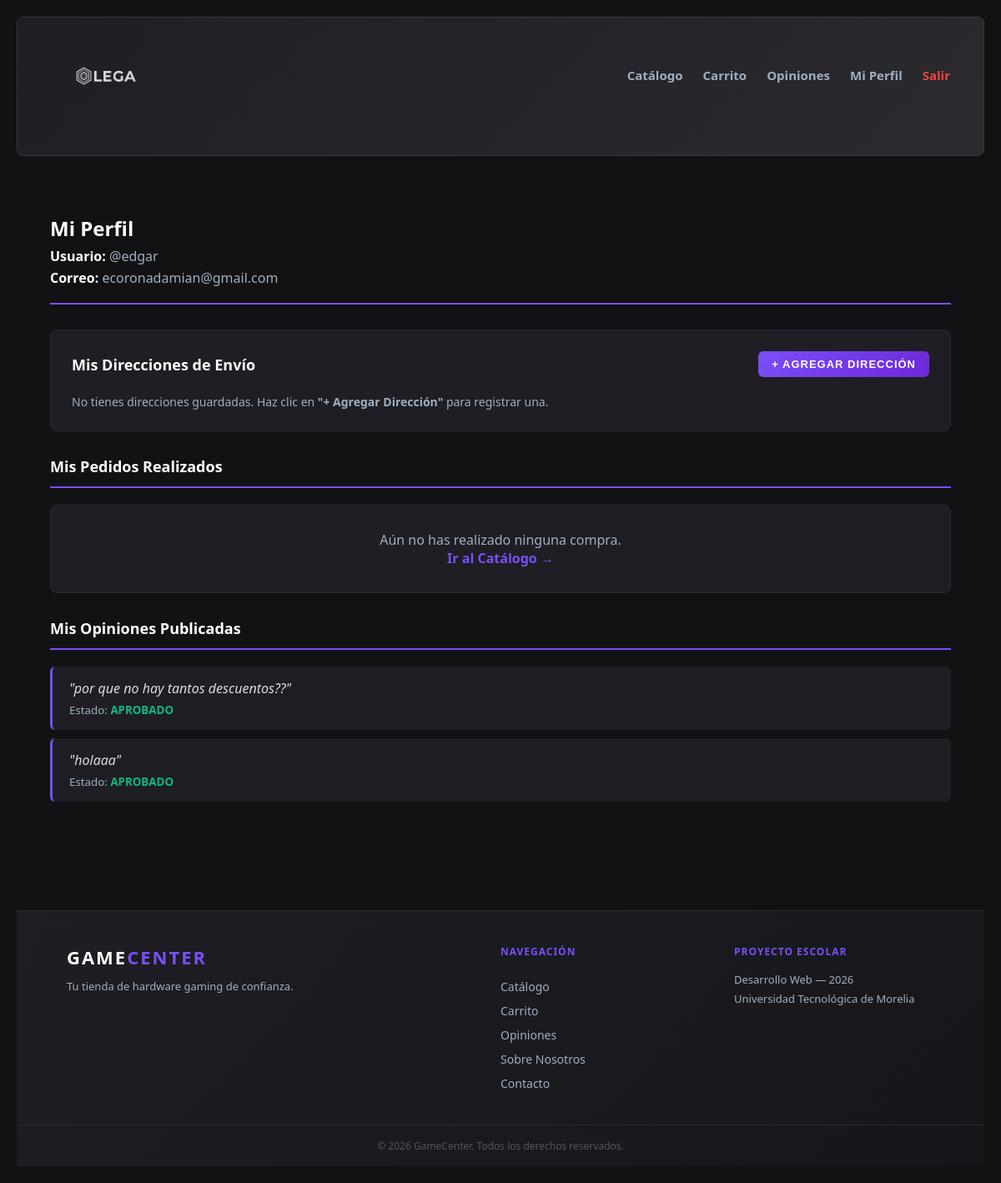
/perfil/ (signed in), run on an earlier commit of the app's database.
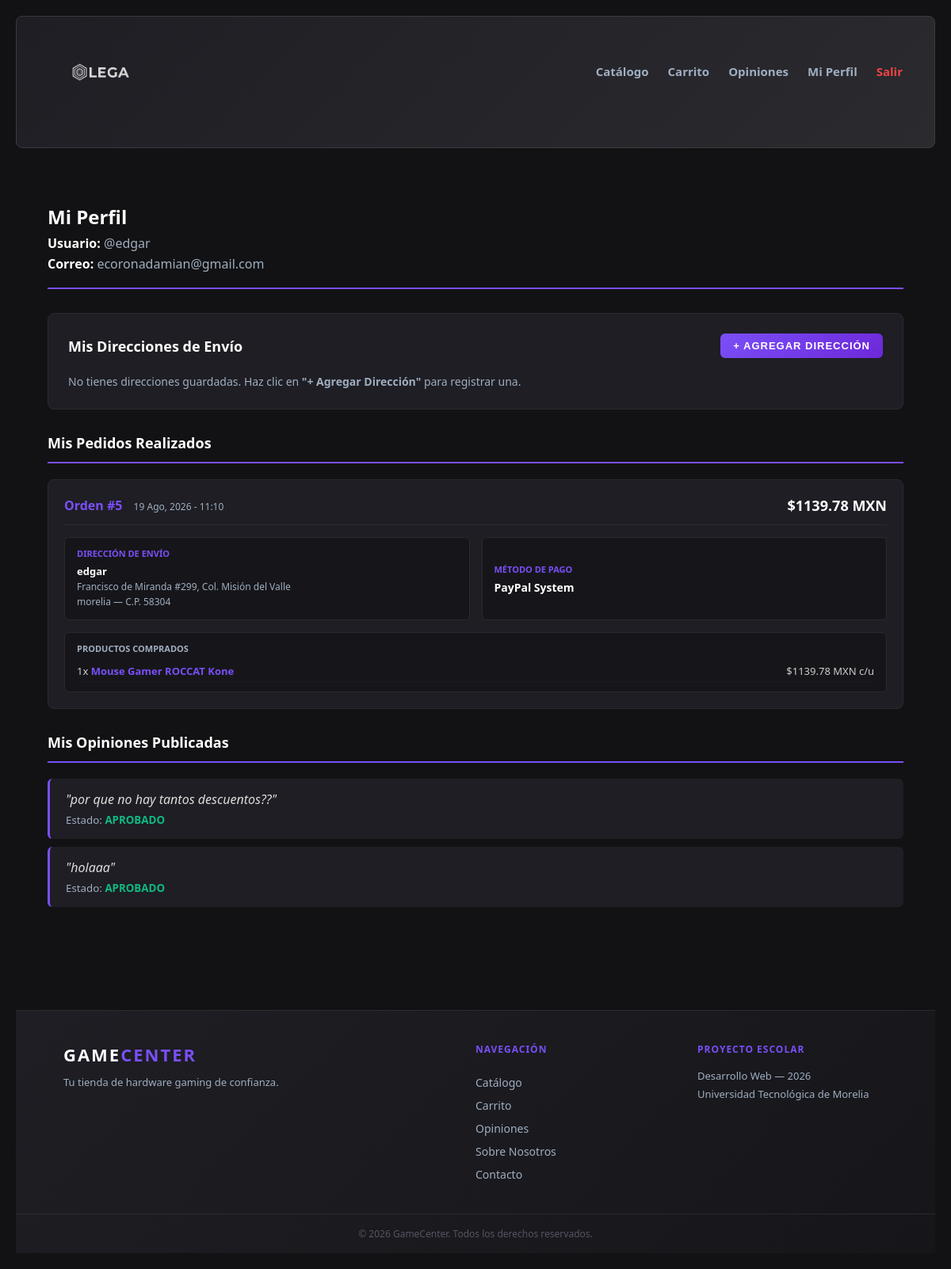
And on a later commit of the database.
### game/models.py (models this page shows, shortened)
class Usuario(models.Model):
    username = models.CharField(max_length=150, unique=True, verbose_name="Nombre de Usuario")
    email = models.EmailField(unique=True, verbose_name="Correo")
    password = models.CharField(max_length=255, verbose_name="Contraseña")
    is_admin = models.BooleanField(default=False, verbose_name="Es Administrador")
    created = models.DateTimeField(auto_now_add=True)

class Opinión(models.Model):
    STATUS_CHOICES = [
        ('PENDIENTE', 'Pendiente'),
        ('APROBADO', 'Aprobado'),
        ('RECHAZADO', 'Rechazado'),
    ]
    user = models.CharField(max_length=150, verbose_name="Usuario")
    message = models.TextField(verbose_name="Mensaje")
    status = models.CharField(max_length=20, choices=STATUS_CHOICES, default='PENDIENTE')  # ← cambiado
    response = models.TextField(blank=True, null=True, verbose_name="Respuesta")
    is_hidden = models.BooleanField(default=False)
    created = models.DateTimeField(auto_now_add=True)
    updated = models.DateTimeField(auto_now=True)
    class Meta:
        ordering = ['-created']
        verbose_name = 'Opinión'
        verbose_name_plural = 'Opiniones'

class Orden(models.Model):
    METODOS_PAGO = [
        ('TARJETA', 'Tarjeta de Crédito / Débito'),
        ('PAYPAL', 'PayPal System'),
    ]
    usuario = models.ForeignKey(Usuario, on_delete=models.SET_NULL, null=True, blank=True, related_name='ordenes', verbose_name="Usuario")
    nombre_completo = models.CharField(max_length=255, verbose_name="Nombre Completo")
    direccion_postal = models.CharField(max_length=255, verbose_name="Dirección Postal")
    estado_ciudad = models.CharField(max_length=150, verbose_name="Estado / Ciudad")
    codigo_postal = models.CharField(max_length=10, verbose_name="Código Postal")
    metodo_pago = models.CharField(max_length=20, choices=METODOS_PAGO, default='TARJETA')
    total_neto = models.DecimalField(max_digits=10, decimal_places=2, verbose_name="Total Neto a Pagar")
    created = models.DateTimeField(auto_now_add=True)
    class Meta:
        verbose_name = "Orden"
        verbose_name_plural = "Ordenes"
        ordering = ['-created']

class OrdenItem(models.Model):
    orden = models.ForeignKey(Orden, on_delete=models.CASCADE, related_name='items')
    producto = models.ForeignKey(Producto, on_delete=models.PROTECT)
    cantidad = models.PositiveIntegerField(default=1)
    precio_unitario = models.DecimalField(max_digits=10, decimal_places=2)

class Producto(models.Model):
    CLASIFICACION_CHOICES = [
        ('SIM_AVANZADA', 'Simulación Avanzada'),
        ('AUDIO_INMERSIVO', 'Audio Inmersivo'),
        ('MOBILIARIO_PRO', 'Mobiliario Pro'),
    ]
    nombre = models.CharField(max_length=255, verbose_name="Nombre del Componente")
    clasificacion = models.CharField(max_length=50, choices=CLASIFICACION_CHOICES, default='SIM_AVANZADA', verbose_name="SKU / Clasificación")
    costo_comercial = models.DecimalField(max_digits=10, decimal_places=2, verbose_name="Costo Comercial ($ MXN)")
    descuento = models.PositiveIntegerField(default=0, verbose_name="Descuento (%)")
    descuento_inicio = models.DateTimeField(blank=True, null=True, verbose_name="Inicio del descuento")
    descuento_fin = models.DateTimeField(blank=True, null=True, verbose_name="Fin del descuento")
    descuento_minimo_unidades = models.PositiveIntegerField(default=0, verbose_name="Stock mínimo para descuento")
    especificaciones_tecnicas = models.TextField(blank=True, null=True, verbose_name="Especificaciones Técnicas")
    existencia_inicial = models.PositiveIntegerField(default=0, verbose_name="Existencia Inicial Almacén")
    imagen = models.ImageField(null=True, blank=True, upload_to="fotos", verbose_name="Fotografía")
    created = models.DateTimeField(auto_now_add=True)
    updated = models.DateTimeField(auto_now=True)
    class Meta:
        verbose_name = "Producto"
        verbose_name_plural = "Productos"
        ordering = ['-created']

### game/views.py (the view)
# urls.py: path('perfil/', views.perfil, name='perfil'),
@login_required_custom
def perfil(request):
    usuario_id = request.session.get('usuario_id')
    usuario_obj = get_object_or_404(Usuario, pk=usuario_id)
    direcciones = Direccion.objects.filter(usuario=usuario_obj)
    ordenes = Orden.objects.filter(usuario=usuario_obj).order_by('-created')
    mis_opiniones = Opinión.objects.filter(user=usuario_obj.username).order_by('-id')
    return render(request, 'game/perfil.html', {
        'usuario': usuario_obj,
        'direcciones': direcciones,
        'ordenes': ordenes,
        'opiniones': mis_opiniones
    })

### game/templates/game/perfil.html (shortened to what this page needs)
{% extends "game/encabezado.html" %}
{% block contenido %}
<div class="dashboard-container">
    <div class="dashboard-header-flex" style="margin-bottom: 30px;">
        <div>
            <h2 style="font-size: 24px; font-weight: 800; margin-bottom: 6px;">Mi Perfil</h2>
            <p style="margin: 4px 0; color: var(--texto-secundario);"><strong style="color:#fff;">Usuario:</strong> @{{ usuario.username }}</p>
            <p style="margin: 4px 0; color: var(--texto-secundario);"><strong style="color:#fff;">Correo:</strong> {{ usuario.email }}</p>
        </div>
    </div>
    <div style="background-color: var(--crema-bloque); border: 1px solid #2a2a2f; border-radius: 8px; padding: 25px; margin-bottom: 30px;">
        <div style="display: flex; justify-content: space-between; align-items: center; margin-bottom: 20px;">
            <h3 class="dashboard-header-title" style="font-size: 18px; font-weight: 700; margin: 0; padding: 0; border: none;">Mis Direcciones de Envío</h3>
            <button onclick="toggleFormularioDireccion()" class="action-button btn-action-primary" style="font-size: 13px; padding: 8px 16px;">
                + Agregar Dirección
            </button>
        </div>
        {% if direcciones %}
            <div style="display: grid; grid-template-columns: repeat(auto-fit, minmax(260px, 1fr)); gap: 15px;">
                {% for dir in direcciones %}
                <div style="background-color: #16161a; border: 1px solid #2a2a2f; border-radius: 6px; padding: 15px;">
                    <p style="margin: 0 0 6px 0; font-weight: 700; color: #fff; font-size: 14px;">
                        {{ dir.calle }} #{{ dir.numero_exterior }} {% if dir.numero_interior %}(Int. {{ dir.numero_interior }}){% endif %}
                    </p>
                    <p style="margin: 2px 0; font-size: 13px; color: var(--texto-secundario);">Col. {{ dir.colonia }}, C.P. {{ dir.codigo_postal }}</p>
                    <p style="margin: 2px 0; font-size: 13px; color: var(--texto-secundario);">{{ dir.ciudad }}, {{ dir.pais }}</p>
                    <p style="margin: 6px 0 0 0; font-size: 13px; color: #10b981;">{{ dir.numero_telefonico }}</p>
                    {% if dir.referencias %}
                        <p style="margin: 6px 0 0 0; color: #666; font-style: italic; font-size: 12px;">"{{ dir.referencias }}"</p>
                    {% endif %}
                </div>
                {% endfor %}
            </div>
        {% else %}
            <p style="color: var(--texto-secundario); font-size: 14px; margin: 0;">
                No tienes direcciones guardadas. Haz clic en <strong>"+ Agregar Dirección"</strong> para registrar una.
            </p>
        {% endif %}
    </div>
    <div style="margin-bottom: 30px;">
        <h3 style="font-size: 18px; font-weight: 700; margin-bottom: 20px; padding-bottom: 12px; border-bottom: 2px solid var(--teal-medio);">Mis Pedidos Realizados</h3>
        {% if ordenes %}
            <div style="display: flex; flex-direction: column; gap: 20px;">
                {% for orden in ordenes %}
                <div style="background-color: var(--crema-bloque); border: 1px solid #2a2a2f; border-radius: 8px; padding: 20px;">
                    <div style="display: flex; justify-content: space-between; align-items: center; border-bottom: 1px solid #2a2a2f; padding-bottom: 12px; margin-bottom: 15px; flex-wrap: wrap; gap: 10px;">
                        <div>
                            <span style="font-size: 16px; font-weight: bold; color: var(--teal-medio);">Orden #{{ orden.id }}</span>
                            <span style="font-size: 12px; color: var(--texto-secundario); margin-left: 10px;">{{ orden.created|date:"d M, Y - H:i" }}</span>
                        </div>
                        <span style="font-size: 18px; font-weight: 800; color: #fff;">${{ orden.total_neto }} MXN</span>
                    </div>
                    <div style="display: grid; grid-template-columns: repeat(auto-fit, minmax(220px, 1fr)); gap: 15px; margin-bottom: 15px;">
                        <div style="background-color: #16161a; padding: 12px 15px; border-radius: 6px; border: 1px solid #2a2a2f;">
                            <div style="font-size: 11px; font-weight: bold; color: var(--teal-medio); text-transform: uppercase; margin-bottom: 6px;">Dirección de Envío</div>
                            <p style="margin: 2px 0; font-weight: 600; color: #fff; font-size: 13px;">{{ orden.nombre_completo }}</p>
                            <p style="margin: 2px 0; color: var(--texto-secundario); font-size: 12px;">{{ orden.direccion_postal }}</p>
                            <p style="margin: 2px 0; color: var(--texto-secundario); font-size: 12px;">{{ orden.estado_ciudad }} — C.P. {{ orden.codigo_postal }}</p>
                        </div>
                        <div style="background-color: #16161a; padding: 12px 15px; border-radius: 6px; border: 1px solid #2a2a2f; display: flex; flex-direction: column; justify-content: center;">
                            <div style="font-size: 11px; font-weight: bold; color: var(--teal-medio); text-transform: uppercase; margin-bottom: 6px;">Método de Pago</div>
                            <p style="margin: 0; color: #fff; font-size: 14px; font-weight: 600;">{{ orden.get_metodo_pago_display }}</p>
                        </div>
                    </div>
                    {% if orden.items.all %}
                    <div style="background-color: #16161a; padding: 12px 15px; border-radius: 6px; border: 1px solid #2a2a2f;">
                        <div style="font-size: 11px; font-weight: bold; color: var(--texto-secundario); text-transform: uppercase; margin-bottom: 8px;">Productos Comprados</div>
                        <ul style="list-style: none; padding: 0; margin: 0;">
                            {% for item in orden.items.all %}
                            <li style="display: flex; justify-content: space-between; font-size: 13px; color: #ccc; padding: 4px 0; border-bottom: 1px solid #1a1a20;">
                                <span>{{ item.cantidad }}x
                                    <a href="{% url 'detallesproducto' item.producto.id %}" style="color: var(--teal-medio); font-weight: 600; text-decoration: none;">{{ item.producto.nombre }}</a>
                                </span>
                                <span>${{ item.precio_unitario }} MXN c/u</span>
                            </li>
                            {% endfor %}
                        </ul>
                    </div>
                    {% endif %}
                </div>
                {% endfor %}
            </div>
        {% else %}
            <div class="empty-message" style="text-align: center; padding: 30px; background: var(--crema-bloque); border-radius: 8px; border: 1px solid #2a2a2f;">
                <p style="color: var(--texto-secundario);">Aún no has realizado ninguna compra.</p>
                <a href="{% url 'catalogo' %}" style="color: var(--teal-medio); font-weight: bold; text-decoration: none;">Ir al Catálogo →</a>
            </div>
        {% endif %}
    </div>
    <div style="margin-bottom: 30px;">
        <h3 style="font-size: 18px; font-weight: 700; margin-bottom: 20px; padding-bottom: 12px; border-bottom: 2px solid var(--teal-medio);">Mis Opiniones Publicadas</h3>
        {% for op in opiniones %}
            <div style="background: var(--crema-bloque); padding: 15px 20px; border-radius: 6px; margin-bottom: 10px; border-left: 3px solid var(--teal-medio);">
                <p style="margin: 0 0 6px 0; font-style: italic; color: #ddd;">"{{ op.message }}"</p>
                <small style="color: var(--texto-secundario);">Estado:
                    <span style="color: {% if op.status == 'APROBADO' %}#10b981{% elif op.status == 'RECHAZADO' %}#ef4444{% else %}#f59e0b{% endif %}; font-weight: 700;">{{ op.status }}</span>
                </small>
            </div>
        {% empty %}
            <p style="color: var(--texto-secundario); font-size: 14px;">Aún no has publicado ninguna opinión.</p>
        {% endfor %}
    </div>
</div>
{% include "game/footer.html" %}
{% endblock %}

### game/templates/game/encabezado.html (shortened to what this page needs)
<html lang="es">
<head>
    {% load static %}
    <link rel="stylesheet" href="{% static 'game/css/style.css' %}">
</head>
<body>
    <div class="catalog2-wrapper">
        <div class="catalog2-header">
            <div class="catalog2-header-top">
                <div class="catalog2-title">
                    <a href="{% url 'catalogo' %}">
                        <img src="{% static 'game/img/logo_snf.png' %}" alt="Game Center" style="height: 80px; width: auto;">
                    </a>
                </div>
                <nav class="catalog2-nav">
                    <a href="{% url 'catalogo' %}" class="nav-link {% block active_catalogo %}{% endblock %}">Catálogo</a>
                    <a href="{% url 'carrito' %}" class="nav-link {% block active_carrito %}{% endblock %}">Carrito</a>
                    <a href="{% url 'opiniones' %}" class="nav-link {% block active_opiniones %}{% endblock %}">Opiniones</a>
                    {% if request.session.usuario_id and not request.session.is_admin %}
                        <a href="{% url 'perfil' %}" class="nav-link {% block active_perfil %}{% endblock %}">Mi Perfil</a>
                    {% endif %}
                    {% if request.session.usuario_id %}
                        <a href="{% url 'logout' %}" class="nav-link" style="color: #ef4444;">Salir</a>
                    {% else %}
                        <a href="{% url 'login' %}" class="nav-link {% block active_login %}{% endblock %}">Login</a>
                    {% endif %}
                </nav>
            </div>
        </div>
        {% block contenido %}
        {% endblock %}
    </div>
</body>
</html>

### game/templates/game/footer.html (shortened to what this page needs)
<footer class="site-footer">
    <div class="footer-inner">
        <div class="footer-brand">
            <span class="footer-logo">GAME<span>CENTER</span></span>
            <p class="footer-tagline">Tu tienda de hardware gaming de confianza.</p>
        </div>
        <nav class="footer-nav">
            <h4 class="footer-nav-title">Navegación</h4>
            <a href="{% url 'catalogo' %}">Catálogo</a>
            <a href="{% url 'carrito' %}">Carrito</a>
            <a href="{% url 'opiniones' %}">Opiniones</a>
            <a href="{% url 'sobre_nosotros' %}">Sobre Nosotros</a>
            <a href="{% url 'contacto' %}">Contacto</a>
        </nav>
        <div class="footer-credits">
            <h4 class="footer-nav-title">Proyecto Escolar</h4>
            <p>Desarrollo Web — 2026</p>
            <p>Universidad Tecnológica de Morelia</p>
        </div>
    </div>
    <div class="footer-bottom">
        <p>&copy; 2026 GameCenter. Todos los derechos reservados.</p>
    </div>
</footer>

What changed in the data, as far as the page shows it:
added Orden: id "5", created "19 Ago, 2026 - 11:10", total_neto "1139.78", nombre_completo "edgar", direccion_postal "Francisco de Miranda #299, Col. Misión del Valle", estado_ciudad "morelia", codigo_postal "58304", metodo_pago "PayPal System"
added OrdenItem: cantidad "1", producto.nombre "Mouse Gamer ROCCAT Kone", precio_unitario "1139.78"
Also different on the page:
text no longer shown: "Aún no has realizado ninguna compra. Ir al Catálogo →"
